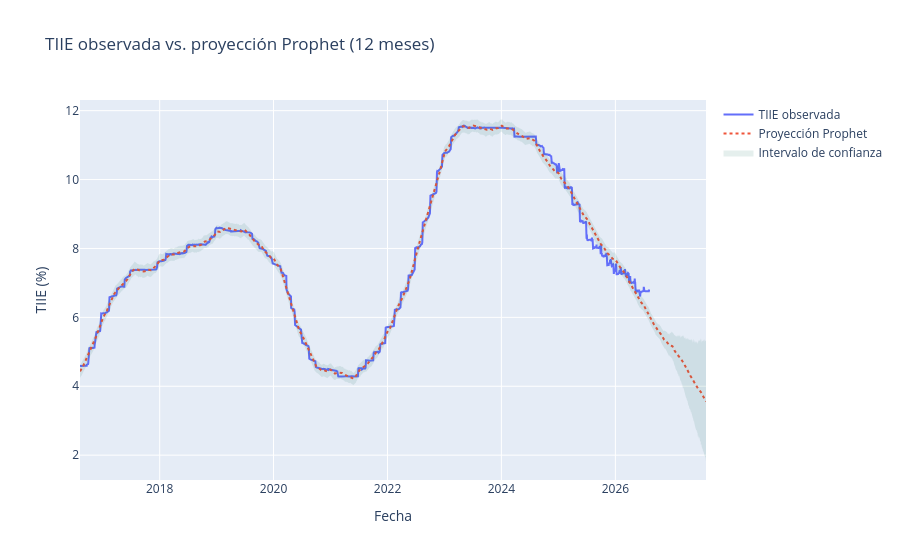

Write notebook code for a chart like this one.
### Code cell
modelo_final, forecast_final = entrenar_prophet(df_tiie, periods_dias=365)

fig = go.Figure()
fig.add_trace(go.Scatter(x=df_tiie['ds'], y=df_tiie['y'], name='TIIE observada', mode='lines'))
fig.add_trace(go.Scatter(x=forecast_final['ds'], y=forecast_final['yhat'],
                          name='Proyección Prophet', mode='lines', line=dict(dash='dot')))
fig.add_trace(go.Scatter(
    x=list(forecast_final['ds']) + list(forecast_final['ds'][::-1]),
    y=list(forecast_final['yhat_upper']) + list(forecast_final['yhat_lower'][::-1]),
    fill='toself', fillcolor='rgba(0,100,80,0.1)', line=dict(width=0),
    name='Intervalo de confianza', showlegend=True,
))
fig.update_layout(title='TIIE observada vs. proyección Prophet (12 meses)',
                   xaxis_title='Fecha', yaxis_title='TIIE (%)', hovermode='x unified')
fig.show()

### Figure 1 — Plotly figure (JSON) as saved in the notebook; plotly's stock layout.template omitted (floating-point values rounded to 4 significant figures; data arrays with more than 128 entries replaced by an {"elided": "..."} marker saying what was removed)
{"data": [{"mode": "lines", "name": "TIIE observada", "type": "scatter", "x": {"elided": "2513 str values"}, "y": {"elided": "2513 float values"}}, {"line": {"dash": "dot"}, "mode": "lines", "name": "Proyección Prophet", "type": "scatter", "x": {"elided": "2878 str values"}, "y": {"elided": "2878 float values"}}, {"fill": "toself", "fillcolor": "rgba(0,100,80,0.1)", "line": {"width": 0}, "name": "Intervalo de confianza", "showlegend": true, "type": "scatter", "x": {"elided": "5756 str values"}, "y": {"elided": "5756 float values"}}], "layout": {"hovermode": "x unified", "title": {"text": "TIIE observada vs. proyección Prophet (12 meses)"}, "xaxis": {"title": {"text": "Fecha"}}, "yaxis": {"title": {"text": "TIIE (%)"}}}}
